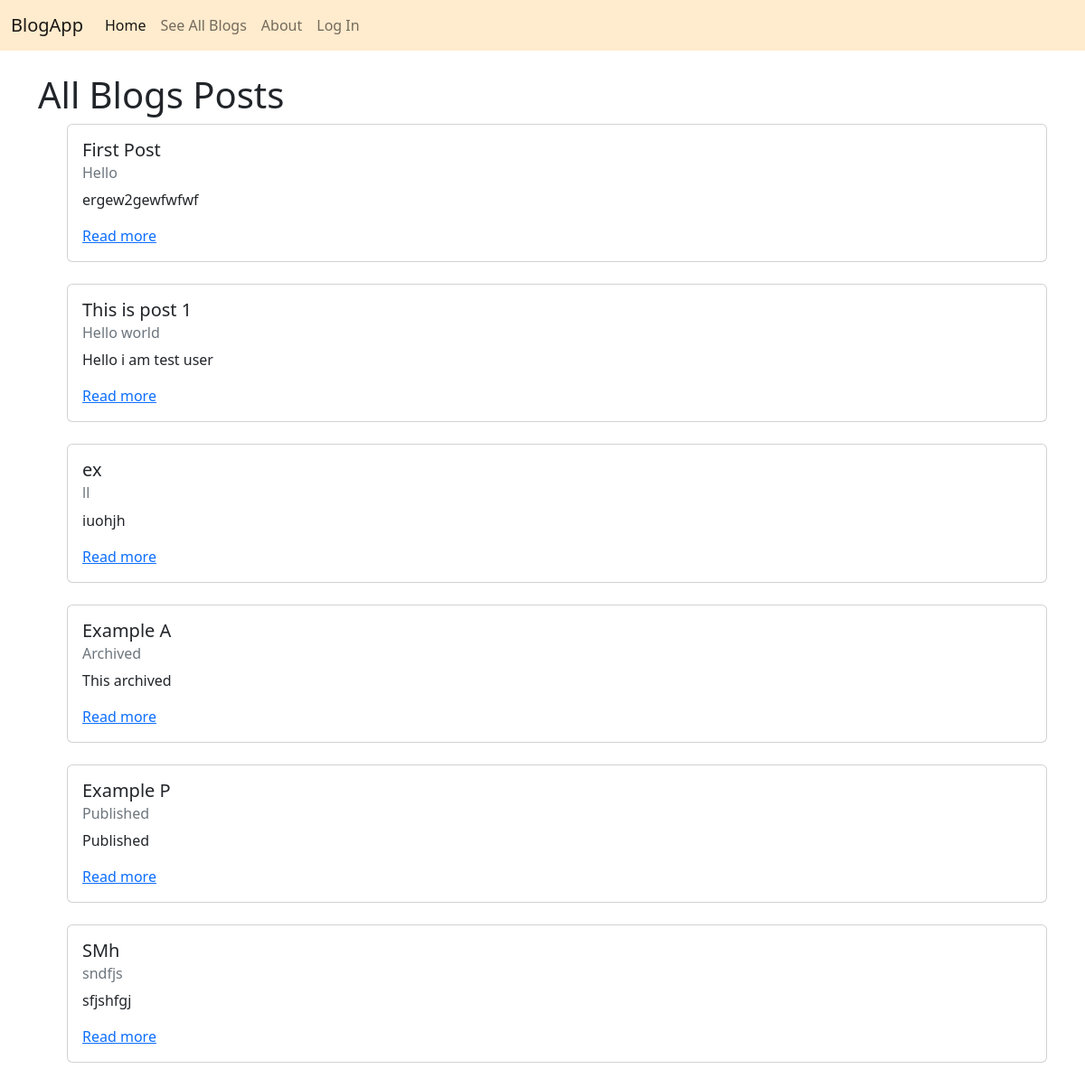
/posts/, run on the app's committed database.
### posts/models.py (models this page shows, shortened)
class Post(models.Model):
    title = models.CharField(max_length=256)
    subtitle = models.CharField(max_length=256)
    author = models.ForeignKey(
        get_user_model(),
        on_delete=models.CASCADE
    )
    body = models.TextField()
    created_on = models.DateTimeField(auto_now_add=True)
    status = models.ForeignKey(Satus,
                               on_delete=models.CASCADE,
                               blank=True,
                               null=True)

### posts/views.py (the view)
# urls.py: path('', PostListView.as_view(), name='list'),
class PostListView(ListView):
    template_name = "posts/list.html"
    model = Post

### templates/posts/list.html (shortened to what this page needs)
{% extends 'base.html' %}
{% block content %}
    <h1>All Blogs Posts</h1>
    <ul>
        {% for post in post_list %}
        <div class="card">
            <div class="card-body">
                <h5 class="card-title">{{ post.title }}</h5>
                <h6 class="card-subtitle mb-2 text-muted">{{ post.subtitle }}</h6>
                <p class="card-text">{{ post.body|truncatechars:500 }}</p>
                <a href="{% url 'detail' post.id %}" class="card-link">Read more</a>
            </div>
        </div>
        <br />
        {% endfor %}
    </ul>
{% endblock content %}

### templates/base.html (shortened to what this page needs)
{% load static %}
<!DOCTYPE html>
<html lang="en">
<head>
    <link href="https://cdn.jsdelivr.net/npm/bootstrap@5.2.1/dist/css/bootstrap.min.css" rel="stylesheet">
    <link rel="stylesheet" href="https://cdn.jsdelivr.net/npm/bootstrap-icons@1.9.1/font/bootstrap-icons.css">
    <link rel="stylesheet" href="{% static 'css/style.css' %}">
</head>
<body>
    <nav class="navbar navbar-expand-lg bg-light">
        <div class="container-fluid">
            <a class="navbar-brand" href="{% url 'home' %}">BlogApp</a>
            <div class="collapse navbar-collapse" id="navbarNav">
            <ul class="navbar-nav">
                <li class="nav-item">
                <a class="nav-link active" aria-current="page" href="{% url 'home' %}">Home</a>
                <li class="nav-item">
                    <a class="nav-link" href="{% url 'list' %}">See All Blogs</a>
                </li>
                <li class="nav-item">
                    <a class="nav-link" href="{% url 'about' %}">About</a>
                </li>
                {% if user.is_authenticated %}
                <li class="nav-item dropdown">
                    <a class="nav-link dropdown-toggle" href="#" role="button" data-bs-toggle="dropdown" aria-expanded="false">
                      {{user.username}}
                    </a>
                    <ul class="dropdown-menu">
                        <li><a class="dropdown-item" href="{% url 'create' %}">Create Post</a></li>
                        <li><a class="dropdown-item" href="{% url 'draft_list' %}">Drafts</a></li>
                        <li><a class="dropdown-item" href="{% url 'published_list' %}">Published</a></li>
                        <li><a class="dropdown-item" href="{% url 'archived_list' %}">Archived</a></li>
                        <li><hr class="dropdown-item-divider"></li>
                        <li><a class="dropdown-item" href="{% url 'password_change' %}">Change Password</a></li>
                        {% if user.is_staff %}
                        <li><a class="dropdown-item" href="{% url 'admin:index' %}">Admin</a></li>
                        {% endif %}
                        <li class="dropdown-item">
                            <a class="nav-link" href="{% url 'logout' %}">Log Out</a>
                        </li>
                    </ul>
                  </li>
                {% else %}
                    <li class="nav-item">
                        <a class="nav-link" href="{% url 'login' %}">Log In</a>
                    </li>
                {% endif %}
            </ul>
            </div>
        </div>
    </nav>
    <div class="container">
        {% block content %}
        {% endblock content %}
    </div>
</body>
</html>

### static/css/style.css (style rules this page uses)
.container { margin-top: 25px; }
.navbar { background-color: blanchedalmond !important; }

### data on the page
Post: title "First Post", subtitle "Hello", body "ergew2gewfwfwf"
Post: title "This is post 1", subtitle "Hello world", body "Hello i am test user"
Post: title "ex", subtitle "ll", body "iuohjh"
Post: title "Example A", subtitle "Archived", body "This archived"
Post: title "Example P", subtitle "Published", body "Published"
Post: title "SMh", subtitle "sndfjs", body "sfjshfgj"
